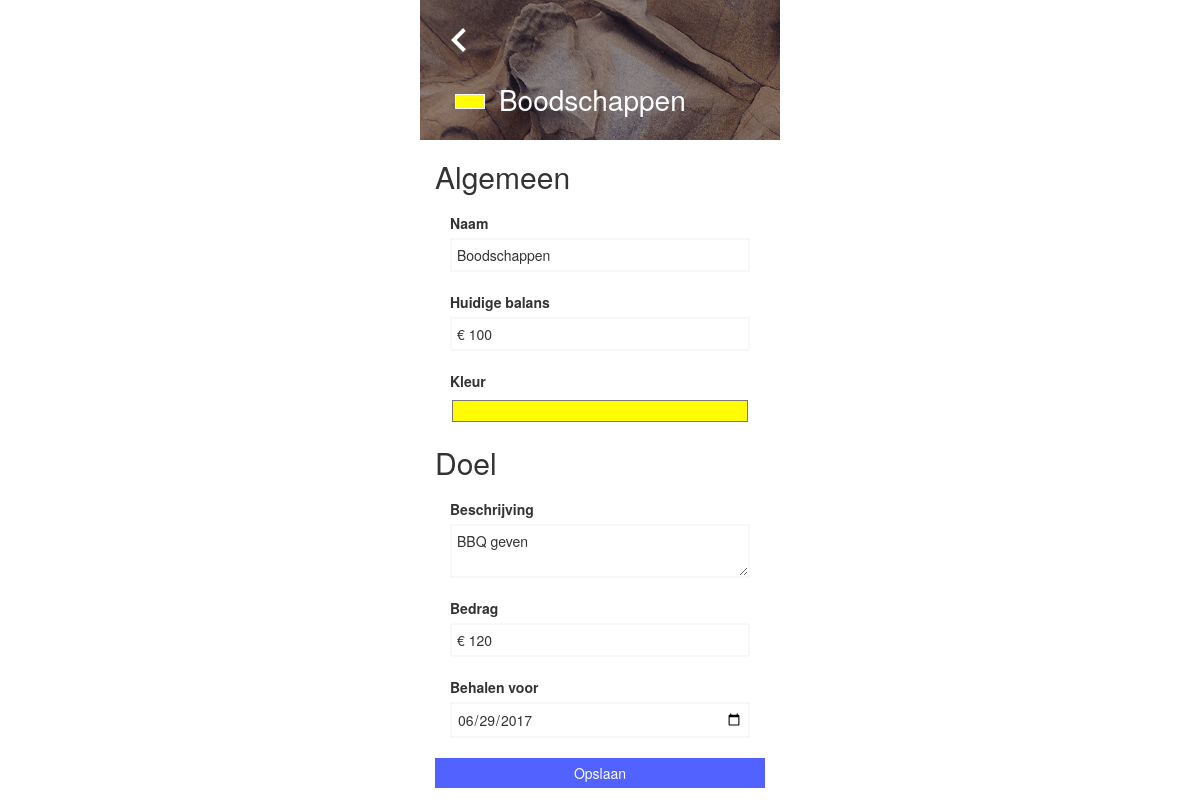
The page /edit.php?id=3 on the database its author committed.
### tables this page shows
CREATE TABLE `categories` (
  `id` int(10) NOT NULL,
  `name` varchar(40) NOT NULL,
  `amount` int(10) NOT NULL,
  `colour` varchar(30) NOT NULL,
  `goal_description` varchar(255) NOT NULL,
  `goal_amount` double NOT NULL,
  `goal_date` date NOT NULL
);

### global/tools.php (called while the page is built, shortened)
<?php
function get_url_base() {
    $url = sprintf(
        "%s://%s",
        isset($_SERVER['HTTPS']) && $_SERVER['HTTPS'] != 'off' ? 'https' : 'http',
        $_SERVER['SERVER_NAME']
    );
    if ($url == "http://localhost") {
        $url .= "/bankieren";
    } else if ($url == "https://stud.hosted.hr.nl") {
        $url .= "/0893738/bankieren";
    }
    return $url;
}

### global/classes/Database.php (called while the page is built, shortened)
<?php
class Database {
    private $dbh;
    private $stmt;
    public function __construct() {
        $this->host = $db_host;
        $this->dbName = $db_name;
        $this->user = $db_username;
        $this->pass = $db_password;
        $dsn = "mysql:host=" . $this->host . ";dbname=" . $this->dbName;
        $options = array(
            PDO::ATTR_PERSISTENT => true,
            PDO::ATTR_ERRMODE => PDO::ERRMODE_EXCEPTION
        );
        try {
            $this->dbh = new PDO($dsn, $this->user, $this->pass, $options);
        }
        catch (PDOException $e) {
            $this->error = $e->getMessage();
        }
    }
    public function query($query) {
        $this->stmt = $this->dbh->prepare($query);
    }
    public function bind($param, $value, $type = null) {
        $this->stmt->bindValue($param, $value, $type);
    }
    public function execute() {
        return $this->stmt->execute();
    }
    public function resultset() {
        $this->execute();
        return $this->stmt->fetchAll(PDO::FETCH_ASSOC);
    }
    public function single() {
        $this->execute();
        return $this->stmt->fetch(PDO::FETCH_ASSOC);
    }
}

### global/classes/Category.php (called while the page is built, shortened)
<?php
class Category {
    private $id = 0;
    private $name = "";
    private $colour = "";
    private $amount;
    private $goal_description = "";
    private $goal_amount;
    private $goal_date = "";
    public function getId(): int {
        return $this->id;
    }
    public function setId(int $id): self {
        $this->id = $id;
        return $this;
    }
    public function getName(): string {
        return $this->name;
    }
    public function setName(string $name): self {
        $this->name = $name;
        return $this;
    }
    public function getColour(): string {
        return $this->colour;
    }
    public function setColour(string $colour): self {
        $this->colour = $colour;
        return $this;
    }
    public function getAmount(): string {
        return  "€ " . str_replace(".", ",", $this->amount);
    }
    public function setAmount(string $amount): self {
        $this->amount = $amount;
        return $this;
    }
    public function getGoalDescription(): string {
        return $this->goal_description;
    }
    public function setGoalDescription(string $goal_description): self {
        $this->goal_description = $goal_description;
        return $this;
    }
    public function getGoalAmount(): string {
        $amount = "€ " . str_replace(".", ",", $this->goal_amount);
        return $amount;
    }
    public function setGoalAmount(float $goal_amount): self {
        $this->goal_amount = $goal_amount;
        return $this;
    }
    public function getGoalDate(): string {
        return $this->goal_date;
    }
    public function setGoalDate(string $goal_date): self {
        $this->goal_date = $goal_date;
        return $this;
    }
    public function setTransactions(array $transactions): self {
        return $this;
    }
    static function get_single(int $id): Category {
        $db = new Database();
        $db->query('SELECT * FROM `categories` WHERE `id`=:id');
        $db->bind(':id', $id, PDO::PARAM_INT);
        $db->execute();
        $item = $db->single();
        if (!empty($item)) {
            $category = new Category();
            $category
                ->setId($item['id'])
                ->setName($item['name'])
                ->setColour($item['colour'])
                ->setAmount($item['amount'])
                ->setGoalDescription($item['goal_description'])
                ->setGoalAmount($item['goal_amount'])
                ->setGoalDate($item['goal_date']);
            $category->setTransactions(Transaction::get_all_by_category($category->getId()));
            return $category;
        }
        return null;
    }
}

### global/classes/Transaction.php (called while the page is built, shortened)
<?php
class Transaction {
    public function setId(int $id): self {
        return $this;
    }
    public function setAmount(float $amount): self {
        return $this;
    }
    public function setStore($store): self {
        return $this;
    }
    public function setDate(DateTime $date): self {
        return $this;
    }
    static function get_all_by_category(int $id): array {
        $db = new Database();
        $db->query('SELECT * FROM `transactions` WHERE `category_id`=:category_id ORDER BY `datetime` DESC');
        $db->bind(':category_id', $id, PDO::PARAM_INT);
        $db->execute();
        $results = $db->resultset();
        $items = array();
        if (!empty($results)) {
            foreach ($results as $item) {
                $transaction = new Transaction();
                $transaction
                    ->setId($item['id'])
                    ->setAmount($item['amount'])
                    ->setStore($item['store'])
                    ->setDate(DateTime::createFromFormat("Y-m-d H:i:s", $item['datetime']));
                $items[] = $transaction;
            }
            return $items;
        }
        return array();
    }
}

### edit.php (the view, shortened to what this page needs)
<?php
include "global/general.php";
if (!isset($_GET['id']) || empty($_GET['id'])) {
    $category = new Category();
    $back_url = get_url_base();
} else {
    $category = Category::get_single($_GET['id']);
    $back_url = get_url_base() . "/single.php?id=" . $category->getId();
}
?>
<!DOCTYPE html>
<html lang="nl">
<head>
    <link rel="stylesheet" href="dist/css/style.min.css" type="text/css">
</head>
<body>
<header>
    <div class="container">
        <div class="row">
            <div class="menu">
                <div class="col-xs-12">
                    <div class="menu__toggle">
                        <a href="<?= $back_url; ?>">
                            <i class="material-icons md-48 md-light">chevron_left</i>
                        </a>
                    </div>
                </div>
            </div>
        </div>
        <div class="row">
            <div class="col-xs-12">
                <div class="title title--colour">
                    <?php if ($category->getName() != "") { ?>
                        <div class="title__colour" style="background-color: <?= $category->getColour(); ?>;"></div>
                        <h1><?=  $category->getName(); ?></h1>
                    <?php } else { ?>
                        <h1>Nieuwe Categorie</h1>
                    <?php } ?>
                </div>
            </div>
        </div>
    </div>
</header>
<div>
    <form action="" method="post">
        <div class="container">
            <h2>Algemeen</h2>
            <label for="name">Naam</label>
            <input type="text" id="name" name="name" value="<?= $category->getName(); ?>" required>
            <label for="amount">Huidige balans</label>
            <input type="text" id="amount" name="amount" value="<?= $category->getAmount(); ?>" required pattern=".{3,}">
            <label for="colour">Kleur</label>
            <input type="color" id="colour" name="colour" value="<?= $category->getColour(); ?>" required>
            <h2>Doel</h2>
            <label for="goal[description]">Beschrijving</label>
            <textarea name="goal[description]" id="goal[description]" required><?= $category->getGoalDescription(); ?></textarea>
            <label for="goal[amount]">Bedrag</label>
            <input type="text" id="goal[amount]" name="goal[amount]" value="<?= $category->getGoalAmount(); ?>" required pattern=".{3,}">
            <label for="goal[date]">Behalen voor</label>
            <input type="date" id="goal[date]" name="goal[date]" value="<?= $category->getGoalDate(); ?>" required min="<?= date("Y-m-d", mktime(0, 0, 0, date("m") , date("d")+1, date("Y"))); ?>">
            <button type="submit" name="save" value="true">Opslaan</button>
        </div>
    </form>
</div>
</body>
</html>

### rows shown on the page
categories: name "Boodschappen", amount "€ 100", colour "#fffc05", goal_description "BBQ geven", goal_amount "€ 120", goal_date "06/29/2017"
